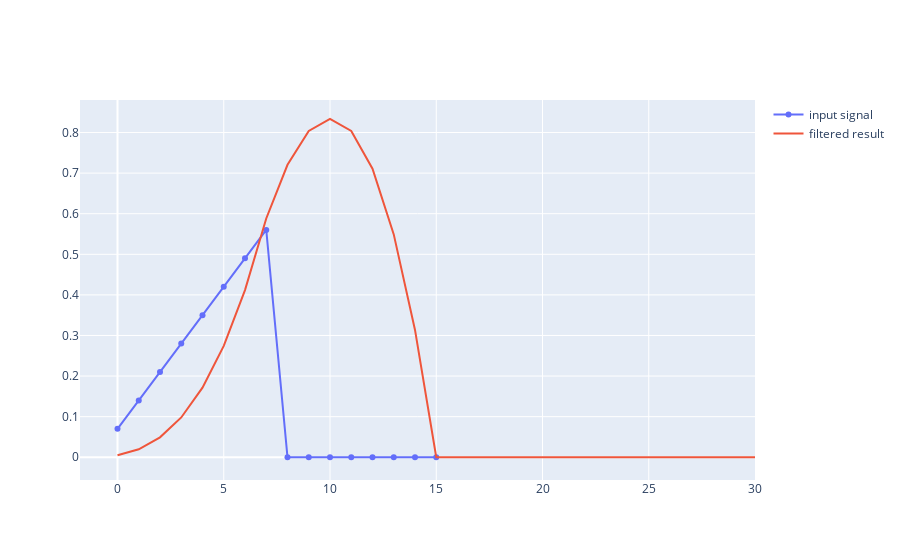

The cell this chart's notebook holds for it:
### Code cell
import plotly.graph_objects as go

# Perform convolution
convolution_result = np.convolve(array1, array2, mode='full')

traces = []
traces.append(go.Scatter(y=array1, name="input signal"))
traces.append(go.Scatter(y=convolution_result, name="filtered result"))
fig = go.Figure(traces)
fig.show()

### Figure 1 — Plotly figure (JSON) as saved in the notebook; plotly's stock layout.template omitted (floating-point values rounded to 4 significant figures)
{"data": [{"name": "input signal", "type": "scatter", "y": [0.07001, 0.14, 0.21, 0.2801, 0.3501, 0.4201, 0.4901, 0.5601, 0, 0, 0, 0, 0, 0, 0, 0]}, {"name": "filtered result", "type": "scatter", "y": [0.004902, 0.01961, 0.04902, 0.09804, 0.1716, 0.2745, 0.4118, 0.5882, 0.7206, 0.8039, 0.8333, 0.8039, 0.7108, 0.549, 0.3137, 0, 0, 0, 0, 0, 0, 0, 0, 0, 0, 0, 0, 0, 0, 0, 0]}], "layout": {}}
